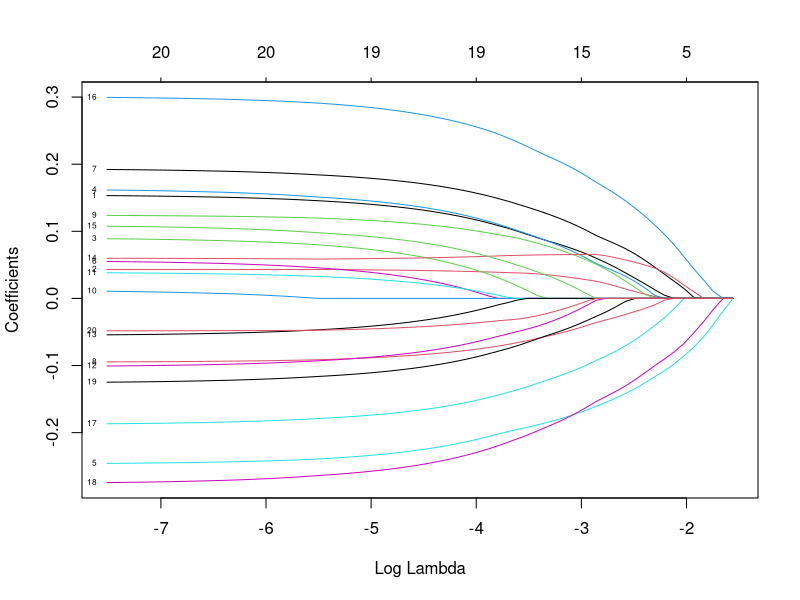
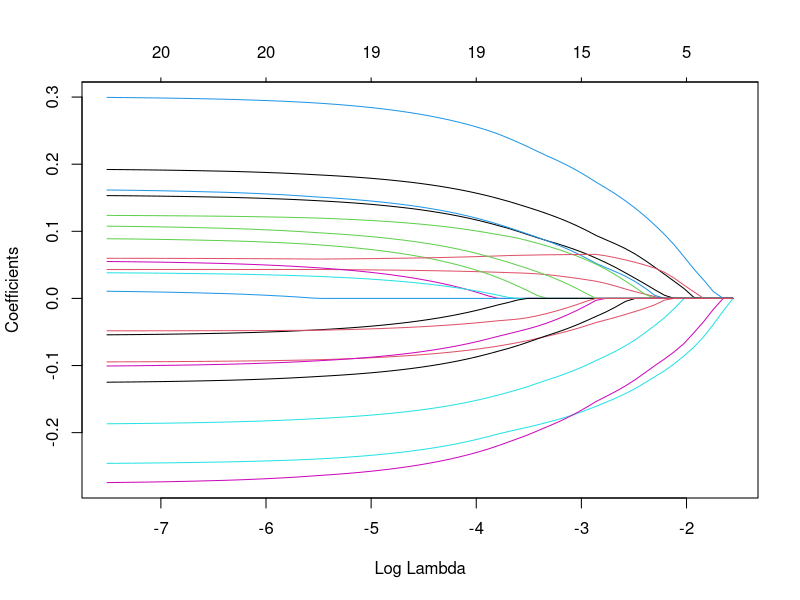

These figures' R source, in order:
# code snippet to test the functionalty of the glmnet package
# Load the glmnet library
library(glmnet)

#install.packages("languageserver")

# Generate a matrix of random numbers
x = matrix(rnorm(100 * 20), 100, 20)

# Generate a vector of random numbers
y = rnorm(100)

# Generate a vector of random numbers with two levels
g2 = sample(1:2, 100, replace = TRUE)

# Generate a vector of random numbers with four levels
g4 = sample(1:4, 100, replace = TRUE)

# Fit a linear regression model using glmnet
fit1 = glmnet(x, y)
print(fit1)
# Plot the regularization path of the fitted model
plot(fit1, xvar = "lambda", label = TRUE)

# Predict the response using the fitted model
predict(fit1, newx = x[1:5, ], s = c(0.01, 0.005))

# Predict the coefficients of the fitted model
predict(fit1, type = "coef")

# Plot the regularization path of the fitted model
plot(fit1, xvar = "lambda")

# Fit a logistic regression model using glmnet
fit2 = glmnet(x, g2, family = "binomial")

# Predict the response probabilities using the fitted model
predict(fit2, type = "response", newx = x[2:5, ])

# Predict the nonzero coefficients of the fitted model
predict(fit2, type = "nonzero")

# Fit a multinomial regression model using glmnet
fit3 = glmnet(x, g4, family = "multinomial")

# Predict the response probabilities using the fitted model
predict(fit3, newx = x[1:3, ], type = "response", s = 0.01)
